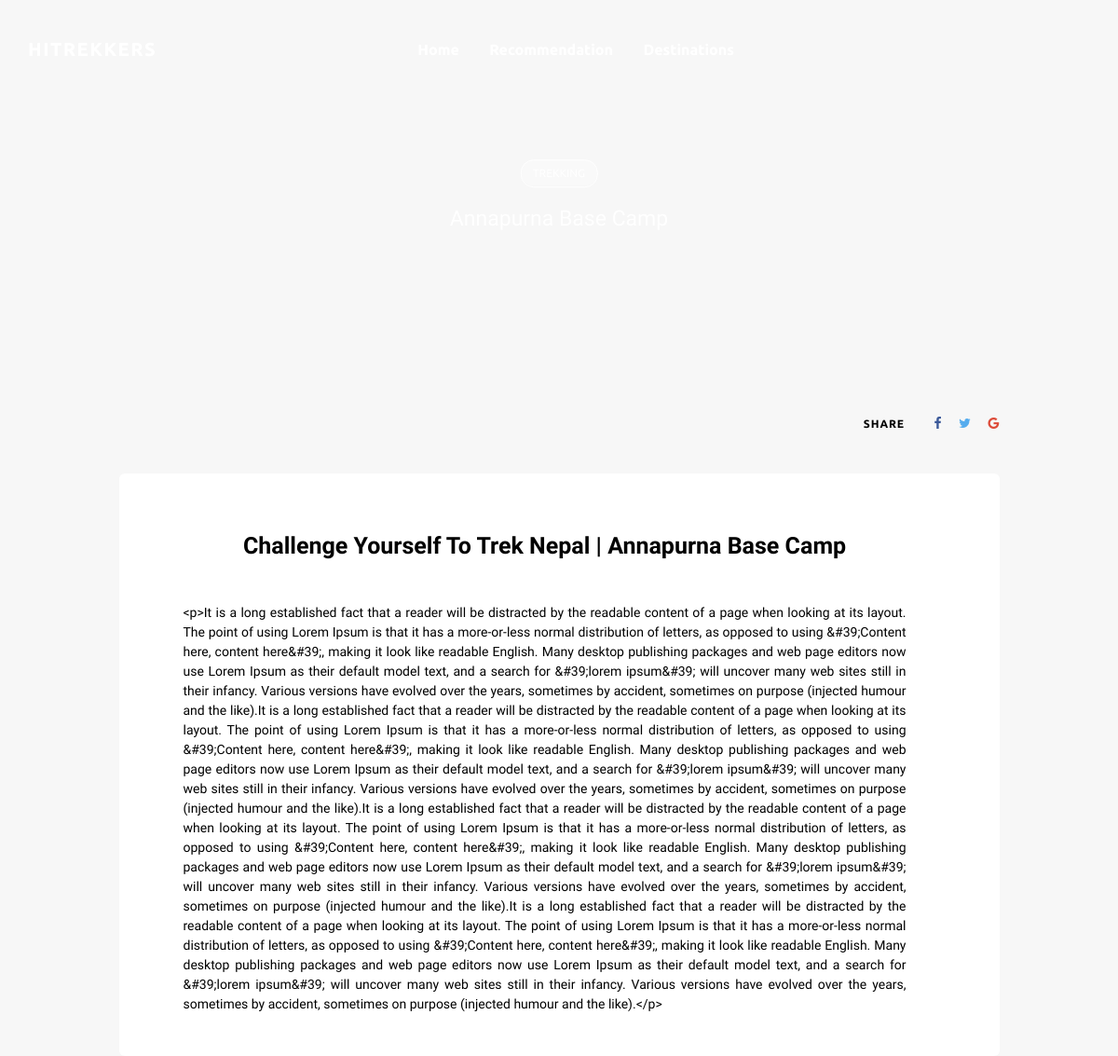
The app's page /post/1/ with its own data.
### blog/models.py (models this page shows, shortened)
class Destination(models.Model):
    title               = models.CharField(max_length=150, blank=False)
    slug                = models.CharField(max_length=100, blank=False)
    image               = models.FileField(upload_to="img", blank=False)
    content             = RichTextUploadingField(blank=False)
    temperature         = models.FloatField(blank=False, default="1")
    altitude            = models.FloatField(blank=False, default="1")
    difficulty          = models.FloatField(blank=False, default="1")
    security            = models.FloatField(blank=False, default="1")
    trekkingtype_choice = (
        ("Cycling","Cycling"),
        ("Walking", "Walking"),
        ("Biking", "Biking"),
        ("Peak Climbing", "Peak Climbing"),
        ("Others", "Others")
        )
    trekking_type=MultiSelectField(choices=trekkingtype_choice, default="Walking")
    destinationtype_choice = (
        ("Adventure","Adventure"),
        ("Pilgrims", "Pilgrims"),
        ("Waterbody", "Waterbody"),
        ("Himalayas", "Himalayas"),
        ("Nature Seeing", "Nature Seeing"),
        ("Others", "Others")
        )
    destinaton_type= MultiSelectField(choices=destinationtype_choice, default="Adventure")
    accomodationtype_choice = (
        ("Hotel","Hotel"),
        ("Teahouse", "Teahouse"),
        ("Motel", "Motel"),
        ("Tent", "Tent"),
        ("Homestay", "Homestay")
        )
    accomodation_type = MultiSelectField(choices=accomodationtype_choice, default="Hotel")
    latitude          = models.FloatField(blank=False, default="1")
    longitude         = models.FloatField(blank=False, default="1")
    act               = (("publish","Publish"),("draft", "Draft"))
    action            = models.CharField(max_length=50, choices=act, default="draft")

### blog/views.py (the view)
def PostDetails(request, id):
    place = Destination.objects.get(pk=id)
    return render(request, 'blog/post.html', {"thispost": place})

### blog/templates/blog/post.html (shortened to what this page needs)
<!DOCTYPE html>
{% load static %}
<html lang="en">
<head>
<link rel="stylesheet" type="text/css" href="{% static 'styles/bootstrap4/bootstrap.min.css' %}">
<link href="{% static 'plugins/font-awesome-4.7.0/css/font-awesome.min.css' %}" rel="stylesheet" type="text/css">
<link rel="stylesheet" type="text/css" href="{% static 'plugins/OwlCarousel2-2.2.1/owl.carousel.css' %}">
<link rel="stylesheet" type="text/css" href="{% static 'plugins/OwlCarousel2-2.2.1/owl.theme.default.css' %}">
<link rel="stylesheet" type="text/css" href="{% static 'plugins/OwlCarousel2-2.2.1/animate.css' %}">
<link rel="stylesheet" type="text/css" href="{% static 'plugins/jquery.mb.YTPlayer-3.1.12/jquery.mb.YTPlayer.css' %}">
<link rel="stylesheet" type="text/css" href="{% static 'styles/post.css' %}">
<link rel="stylesheet" type="text/css" href="{% static 'styles/post_responsive.css' %}">
</head>
<body>
<div class="super_container">
	<header class="header">
		<div class="container">
			<div class="row">
				<div class="col">
					<div class="header_content d-flex flex-row align-items-center justify-content-start">
						<div class="logo"><a href="{% url 'HomePage' %}">hitrekkers</a></div>
						<nav class="main_nav" style="margin-left: 280px;">
							<ul>
								<li class="active"><a href="{% url 'HomePage' %}" style="font-size: 16px;">Home</a></li>
								<li class="active"><a href="{% url 'Recommendation' %}" style="font-size: 16px;">Recommendation</a></li>
								<li class="active"><a href="{% url 'search' %}" style="font-size: 16px;">Destinations</a></li>
							</ul>
						</nav>
					</div>
				</div>
			</div>
		</div>
	</header>
	<div class="home">
		<div class="home_background parallax-window" data-parallax="scroll" data-image-src="{% static 'images/kk.jpg' %}" data-speed="0.8"></div>
		<div class="home_content">
			<div class="post_category trans_200"><a href="category.html" class="trans_200" style="border: 1px solid white; border-radius: 14px;">Trekking</a></div>
			<div class="post_title">{{thispost.title}}</div>
		</div>
	</div>
	<div class="page_content">
		<div class="container">
			<div class="row row-lg-eq-height">
				<div class="col-lg-1">
				</div>
				<div class="col-lg-10">
					<div class="post_content">
						<div class="post_panel post_panel_top d-flex flex-row align-items-center justify-content-start">
							<div class="post_share ml-sm-auto">
								<span style="color: black;">share</span>
								<ul class="post_share_list">
									<li class="post_share_item"><a href="#"><i class="fa fa-facebook" aria-hidden="true"></i></a></li>
									<li class="post_share_item"><a href="#"><i class="fa fa-twitter" aria-hidden="true"></i></a></li>
									<li class="post_share_item"><a href="#"><i class="fa fa-google" aria-hidden="true"></i></a></li>
								</ul>
							</div>
						</div>
						<div class="post_body" style="color:black; text-align:justify">
						<center><b style="font-size: 25px;">{{thispost.slug}} | {{thispost.title}}<br></b></center><br><br>
							{{thispost.content}}
						</div>
					</div>
</body>
</html>

### blog/static/styles/post.css (style rules this page uses)
* { margin: 0; padding: 0; -webkit-font-smoothing: antialiased; -webkit-text-shadow: rgba(0,0,0,.01) 0 0 1px; text-shadow: rgba(0,0,0,.01) 0 0 1px; }
body { font-family: 'Work Sans', sans-serif; font-size: 14px; font-weight: 400; background: #f7f7f7; color: #a5a5a5; }
div { display: block; position: relative; -webkit-box-sizing: border-box; -moz-box-sizing: border-box; box-sizing: border-box; }
ul { list-style: none; margin-bottom: 0px; }
a, a:hover, a:visited, a:active, a:link { text-decoration: none; -webkit-font-smoothing: antialiased; -webkit-text-shadow: rgba(0,0,0,.01) 0 0 1px; text-shadow: rgba(0,0,0,.01) 0 0 1px; }
.trans_200 { -webkit-transition: all 200ms ease; -moz-transition: all 200ms ease; -ms-transition: all 200ms ease; -o-transition: all 200ms ease; transition: all 200ms ease; }
.super_container { width: 100%; overflow: hidden; }
.parallax-window { min-height: 400px; background: transparent; }
.header { position: fixed; top: 0; left: 0; width: 100%; z-index: 100; -webkit-transition: all 200ms ease; -moz-transition: all 200ms ease; -ms-transition: all 200ms ease; -o-transition: all 200ms ease; transition: all 200ms ease; }
.header_content { height: 106px; -webkit-transition: all 200ms ease; -moz-transition: all 200ms ease; -ms-transition: all 200ms ease; -o-transition: all 200ms ease; transition: all 200ms ease; }
.logo a { font-family: 'Ubuntu', sans-serif; font-size: 20px; color: #FFFFFF; text-transform: uppercase; font-weight: 700; letter-spacing: 0.075em; }
.main_nav { margin-left: 46px; }
.main_nav ul li { display: inline-block; }
.main_nav ul li:not(:last-child) { margin-right: 29px; }
.main_nav ul li a { font-family: 'Ubuntu', sans-serif; font-size: 14px; font-weight: 700; color: rgba(255,255,255,0.5); -webkit-transition: all 200ms ease; -moz-transition: all 200ms ease; -ms-transition: all 200ms ease; -o-transition: all 200ms ease; transition: all 200ms ease; }
.main_nav ul li a:hover, .main_nav ul li.active a { color: rgba(255,255,255,1); }
.home { width: 100%; height: 360px; }
.home_background { position: absolute; top: 0; left: 0; width: 100%; height: 100%; }
.home_content { position: absolute; top: 59%; left: 50%; -webkit-transform: translate(-50%, -50%); -moz-transform: translate(-50%, -50%); -ms-transform: translate(-50%, -50%); -o-transform: translate(-50%, -50%); transform: translate(-50%, -50%); max-width: 440px; text-align: center; }
.post_category { margin: 0 auto; }
.post_category { width: 83px; height: 28px; background: rgba(255,255,255,0.2); border-radius: 14px; text-align: center; }
.post_category a { display: block; line-height: 28px; font-family: 'Ubuntu', sans-serif; font-size: 12px; color: rgba(255,255,255,1); text-transform: uppercase; }
.post_title { font-size: 23px; color: #FFFFFF; font-weight: 500; margin-top: 19px; }
.page_content { background: #f7f7f7; }
.post_panel { height: 108px; z-index: 10; margin-top: 40px; }
.post_share span { font-family: 'Ubuntu', sans-serif; font-size: 12px; text-transform: uppercase; color: rgba(0,0,0,0.2); letter-spacing: 0.075em; font-weight: 700; margin-right: 28px; }
.post_share_list { display: inline-block; }
.post_share_item { display: inline-block; }
.post_share_item:not(:last-child) { margin-right: 15px; }
.post_share_item a i { font-size: 14px; -webkit-transition: all 200ms ease; -moz-transition: all 200ms ease; -ms-transition: all 200ms ease; -o-transition: all 200ms ease; transition: all 200ms ease; }
.fa-facebook { color: #3b5999; }
.fa-twitter { color: #55acee; }
.fa-google { color: #dd4b39; }
.post_body { padding-left: 69px; padding-top: 59px; padding-right: 100px; padding-bottom: 45px; background: #FFFFFF; border-radius: 6px; }

### records on screen
Destination: slug "Challenge Yourself To Trek Nepal", title "Annapurna Base Camp", content "<p>It is a long established fact that a reader will be distracted by the readable content of a page when looking at its layout. The point of using Lorem Ipsum is that it has a more-or-less normal distribution of letters, as opposed to using &#39;Content here, content here&#39;, making it look like readable English. Many desktop publishing packages and web page editors now use Lorem Ipsum as their default model text, and a search for &#39;lorem ipsum&#39; will uncover many web sites still in their infancy. Various versions have evolved over the years, sometimes by accident, sometimes on purpose (injected humour and the like).It is a long established fact that a reader will be distracted by…"
